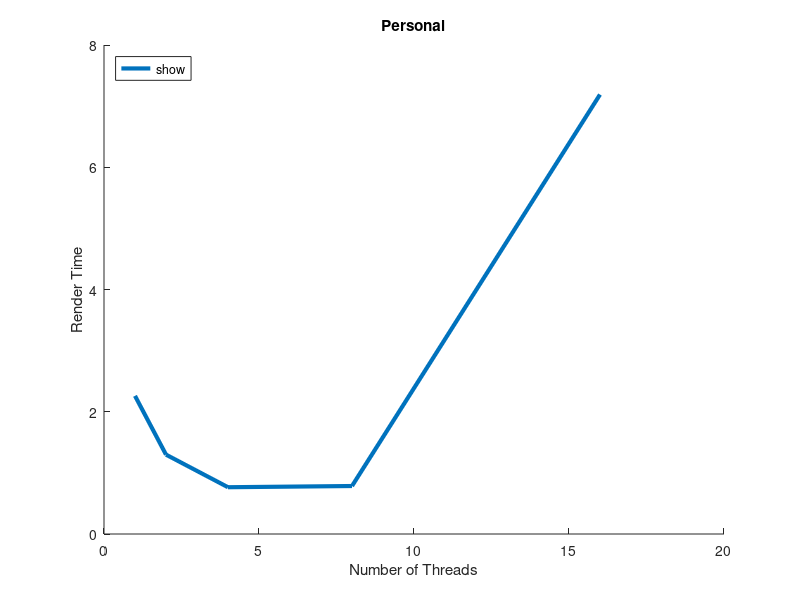

This chart was generated by the following MATLAB code:
function static4
clear all;
close all;
hold on;

x = [1 2 4 8 16];

t0 = [ 2.259926 1.298466 0.765203 0.784985 7.189409 ];
plot(x, t0, 'LineWidth', 3, 'DisplayName', 'models/ironman.obj 3840x2160');

title('Personal');
xlabel('Number of Threads');
ylabel('Render Time');
legend('show', 'Location', 'NorthWest');
